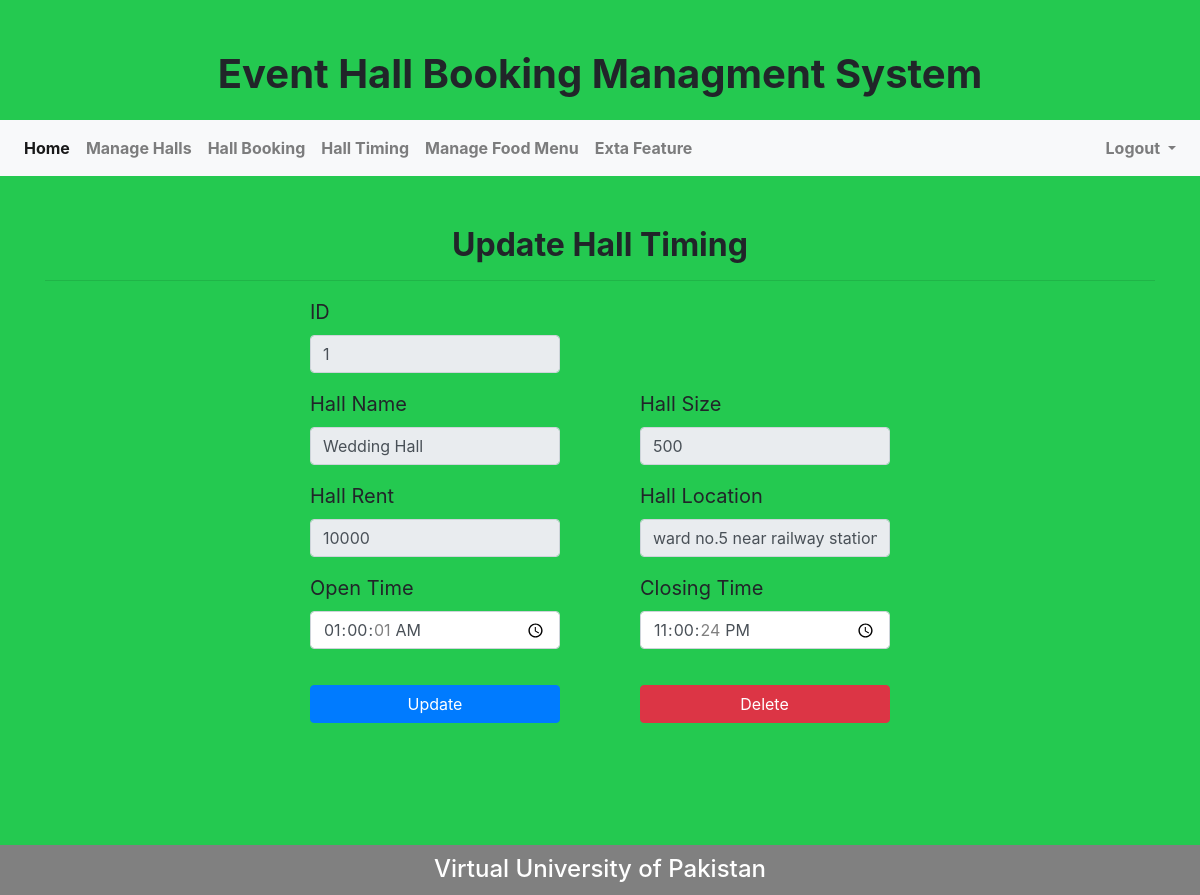
The app's page /manger/edit_hall_timing.php?edit=1 (signed in) with its own data.
### tables this page shows
CREATE TABLE `halls` (
  `ID` int(11) NOT NULL,
  `Hall_name` varchar(255) NOT NULL,
  `Hall_size` int(11) NOT NULL,
  `Event_type` varchar(255) NOT NULL,
  `Hall_rent` varchar(255) NOT NULL,
  `City` varchar(255) NOT NULL,
  `Hall_location` varchar(255) NOT NULL,
  `Hall_image` varchar(255) NOT NULL,
  `Minimum` int(11) NOT NULL,
  `S_time` time NOT NULL,
  `E_Time` time NOT NULL
);

### manger/edit_hall_timing.php (the view, shortened to what this page needs)
<?php
if (empty($_SESSION['uID'])) {
  echo '<script language="javascript">';
  echo 'alert("Please login to continue")';
  echo '</script>';
  echo "<script>location.replace('../login.php')</script>";
}else{
include ('managerHeader.php');
?>
<!DOCTYPE html>
<html>
<head>
</head>
<body>
	<div class="container">
    	<h2 class="heading">Update Hall Timing</h2>
	    <hr>
	    <div class="standardForm">
				<?php
        if (isset($_GET['edit'])) {
						$id=$_GET['edit'];
						$qry = "SELECT * FROM halls WHERE ID='$id'";
						$run = mysqli_query($conn,$qry);
						while ($row = mysqli_fetch_array($run)) {
				?>
				<form method="post" action="">
					<div class="form-group">
      					<label for="inputID4">ID</label>
      					<input type="text" class="form-control" id="inputFullName4" name="newid" value="<?php echo $row ['ID']; ?>"  disabled="">
    				</div>
					<div class="form-row">
    					<div class="form-group col-md-6">
      						<label for="inputHallName4">Hall Name</label>
      						<input type="text" class="form-control" name="hname" id="inputHallName4" value="<?php echo $row ['Hall_name']; ?>" disabled="">
    					</div>
    					<div class="form-group col-md-6">
      						<label for="inputHallSize4">Hall Size</label>
      						<input type="text" class="form-control" name="hsize" id="inputHallSize4" value="<?php echo $row ['Hall_size']; ?>" disabled="">
    					</div>
  					</div>
  					<div class="form-row">
             	  <div class="form-group col-md-6">
                  <label for="inputHallRent4">Hall Rent</label>
                  <input type="number" class="form-control" name="hrent" id="inputHallRent4" value="<?php echo $row ['Hall_rent']; ?>" disabled="">
                   </div>
    					<div class="form-group col-md-6">
      						<label for="inputHallLocation4">Hall Location</label>
      						<input type="text" class="form-control" name="hlocation" id="inputHallLocation4" value="<?php echo $row ['Hall_location']; ?>" disabled="">
    					</div>
  					</div>
            <div class="form-row">
              <div class="form-group col-md-6">
                  <label for="inputOpenTime4">Open Time</label>
                  <input type="time" class="form-control" name="stime"id="inputOpenTime4" value="<?php echo $row ['S_time']; ?>">
              </div>
              <div class="form-group col-md-6">
                  <label for="inputClosingTime4">Closing Time</label>
                  <input type="time" class="form-control" name="etime" id="inputClosingTime4" value="<?php echo $row ['E_Time']; ?>">
              </div>
            </div>
  				<div class="standardBtn">
  			<button type="submit" class="btn btn-primary" name="update">Update</button>
  			<button type="reset" class="btn btn-danger" style="margin-left:75px; " name="delete">Delete</button>
  				</div>
  				</form>
  				<?php
  					}
  				}
  				?>
			</div>
	</div>
    <?php include '../footer.php'; ?>
</body>
</html>
<?php
}
?>

### records on screen
halls: newid "1", hname "Wedding Hall", hsize "500", hrent "10000", hlocation "ward no.5 near railway station", stime "01:00:01", etime "23:00:24"
